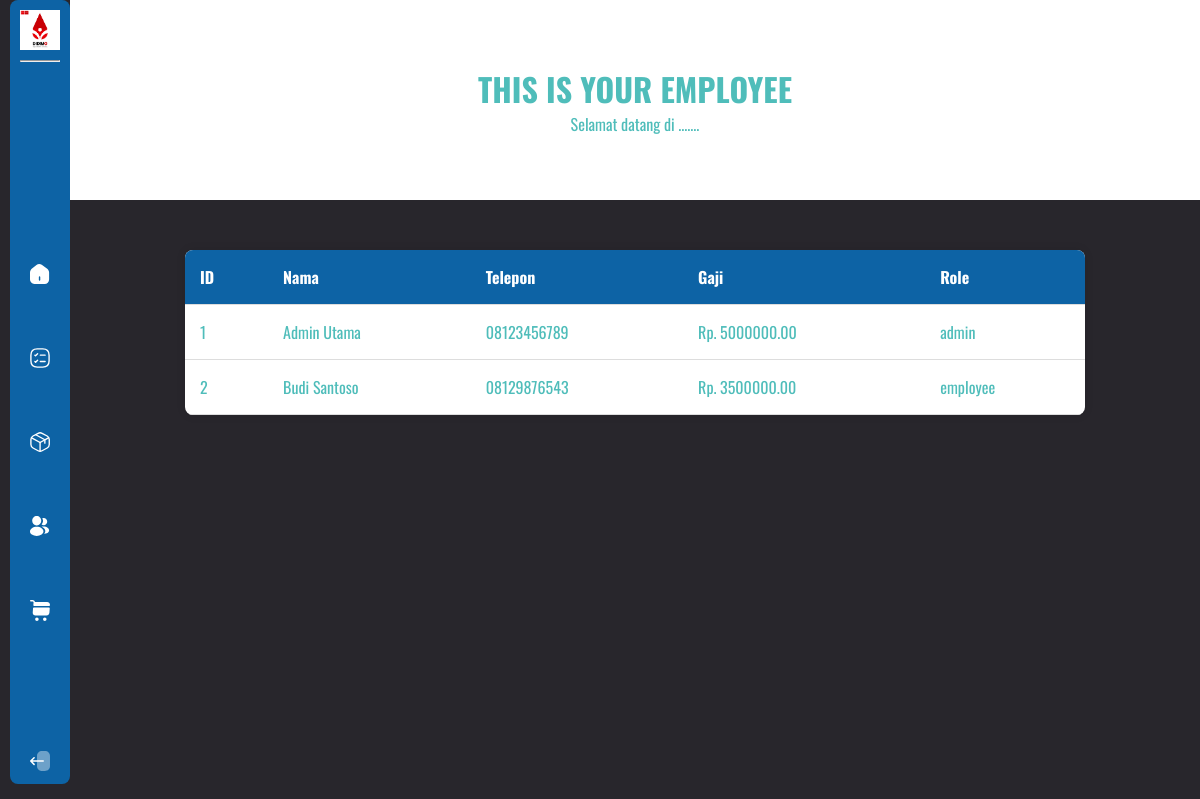
The app's page /display/employee.php (signed in) with its own data.
### tables this page shows
CREATE TABLE IF NOT EXISTS role (
    idRole INT AUTO_INCREMENT PRIMARY KEY,
    idEmployee INT NOT NULL,
    role ENUM('admin','manager','employee') NOT NULL,
    FOREIGN KEY (idEmployee) REFERENCES employee(idEmployee) ON DELETE CASCADE
);

CREATE TABLE IF NOT EXISTS employee (
    idEmployee INT AUTO_INCREMENT PRIMARY KEY,
    nama VARCHAR(100) NOT NULL,
    email VARCHAR(100) NOT NULL UNIQUE,
    password VARCHAR(255) NOT NULL,
    telp VARCHAR(20),
    salary DECIMAL(15,2) DEFAULT 0,
    status ENUM('active','nonactive') DEFAULT 'active'
);

### UserAdmin.php (called while the page is built, shortened)
<?php
require_once 'DbConnection.php';
class UserAdmin{
    private $database;
    function __construct($idUser=null, $nama=null, $email=null, $password=null, $noHp=null){
        $this->database = new DbConnection();
    }
    public function tampilEmployee(){
        $sql="SELECT * FROM employee e INNER JOIN role r ON e.idEmployee = r.idEmployee";
        $statement = $this->database->db->query($sql);
        $data = $statement->fetchAll(PDO::FETCH_ASSOC);
        return $data;
    }
}

### DbConnection.php (called while the page is built, shortened)
<?php
class DbConnection{
    public function __construct()
    {
        $dsn = "mysql:host=".DB_HOST.";dbname=".DB_NAME.";charset=UTF8";
        try{
            $pdo = new PDO($dsn,DB_USER,DB_PSWD);
            if($pdo){
                $this->db = $pdo;
            }
        } catch(PDOException $e){
            echo $e->getMessage();
        }
    }
}
?>

### display/employee.php (the view, shortened to what this page needs)
<?php
require_once '../UserAdmin.php';
?>
<!DOCTYPE html>
<html lang="en">
<head>
    <link rel="stylesheet" type="text/css" href="../style/displayEm.css">
</head>
<body>
    <main>
        <div class="header">
            <h1>THIS IS YOUR EMPLOYEE</h1>
            <p>Selamat datang di .......</p>
        </div>
        <div class="table-container">
            <table class="employee-table">
              <thead>
                <tr>
                  <?php if($_SESSION['role']=='superAdmin'):?>
                    <th>ID</th>
                    <th>Nama</th>
                    <th>Telepon</th>
                    <th>Gaji</th>
                    <th>Role</th>
                    <th>Action</th>
                  <?php else: ?>
                    <th>ID</th>
                    <th>Nama</th>
                    <th>Telepon</th>
                    <th>Gaji</th>
                    <th>Role</th>
                    <?php endif ?>
                </tr>
              </thead>
              <tbody>
              <?php
              $employee = new UserAdmin();
              $data = $employee->tampilEmployee();
              foreach($data as $d):
                if($_SESSION['role']=='superAdmin'):
              ?>
              <tr>
                  <form action="#">
                  <input type="hidden" name="dataEmployee" value="<?= htmlentities(json_encode($d)) ?>">
                  <td><?=$d ['idEmployee']?></td>
                  <td><?=$d ['nama']?></td>
                  <td><?=$d ['telp']?></td>
                  <td>Rp. <?=$d ['salary']?></td>
                  <td><?=$d['role']?></td>
                  <td><button class="btnSubmit" onclick="openModal(<?= htmlentities(json_encode($d)) ?>)">Edit</button></td>
                  </form>
              </tr>
              <?php else: ?>
                <tr>
                  <td><?=$d ['idEmployee']?></td>
                  <td><?=$d ['nama']?></td>
                  <td><?=$d ['telp']?></td>
                  <td>Rp. <?=$d ['salary']?></td>
                  <td><?=$d['role']?></td>
              </tr>
              <?php
              endif;
              endforeach;
              ?>
</tbody>
</table>
</div>
    </main>
</body>
</html>

### style/displayEm.css (style rules this page uses)
main { width: 100%; }
.header { display: flex; flex-direction: column; background-color: white; width: 100%; height: 200px; justify-content: center; text-align: center; }
.header h1, .header p { color: #4FBDBA; }
.table-container { max-width: 900px; margin: 50px auto; background-color: #fff; box-shadow: 0 0 10px rgba(0, 0, 0, 0.1); border-radius: 8px; overflow: hidden; }
.employee-table { width: 100%; border-collapse: collapse; }
.employee-table th, .employee-table td { padding: 15px; text-align: left; border-bottom: 1px solid #ddd; color: #4FBDBA; }
.employee-table th { background-color:#0D63A5; color: white; }

### style/sidebar.css (style rules this page uses)
* { margin: 0; padding: 0; font-family: 'Montserrat', sans-serif; font-family: 'Oswald', sans-serif; color: white; }
body { background-color: rgb(40, 38, 44); display: flex; max-width: 100%; max-height: 100%; }
.sidebar { background-color: #0D63A5 ; min-width: 60px; max-width: 60px; height: 98vh; box-sizing: border-box ; padding: 10px; transition: ease-in-out 0.5s; overflow: hidden; margin: 0 0 10px 10px; border-radius: 8px; position: sticky; top: 10px; }
.label { display: flex; }
.label img { width: 40px; height: 40px; }
.menu { height: 80%; margin-top: 150px; display: flex; flex-direction: column; justify-content:space-between; }
.menu div.logout { justify-content: f; }
.item { display: flex; margin: 40px 10px 40px 0; padding: 10px; align-items: center; }
.item img { width: 20px; }
hr { margin: 10px 0; }

### records on screen
role: idEmployee "1", idEmployee.nama "Admin Utama", idEmployee.telp "08123456789", idEmployee.salary "5000000.00", role "admin"
role: idEmployee "2", idEmployee.nama "Budi Santoso", idEmployee.telp "08129876543", idEmployee.salary "3500000.00", role "employee"
